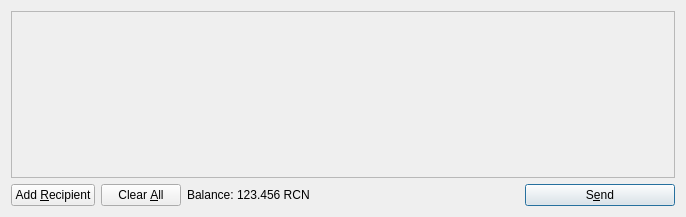
<?xml version="1.0" encoding="UTF-8"?>
<ui version="4.0">
 <class>SendCoinsDialog</class>
 <widget class="QDialog" name="SendCoinsDialog">
  <property name="geometry">
   <rect>
    <x>0</x>
    <y>0</y>
    <width>686</width>
    <height>217</height>
   </rect>
  </property>
  <property name="windowTitle">
   <string>Send Coins</string>
  </property>
  <layout class="QVBoxLayout" name="verticalLayout">
   <item>
    <widget class="QScrollArea" name="scrollArea">
     <property name="widgetResizable">
      <bool>true</bool>
     </property>
     <widget class="QWidget" name="scrollAreaWidgetContents">
      <property name="geometry">
       <rect>
        <x>0</x>
        <y>0</y>
        <width>666</width>
        <height>165</height>
       </rect>
      </property>
      <layout class="QVBoxLayout" name="verticalLayout_2">
       <property name="margin">
        <number>0</number>
       </property>
       <item>
        <layout class="QVBoxLayout" name="entries">
         <property name="spacing">
          <number>6</number>
         </property>
        </layout>
       </item>
       <item>
        <spacer name="verticalSpacer">
         <property name="orientation">
          <enum>Qt::Vertical</enum>
         </property>
         <property name="sizeHint" stdset="0">
          <size>
           <width>20</width>
           <height>40</height>
          </size>
         </property>
        </spacer>
       </item>
      </layout>
     </widget>
    </widget>
   </item>
   <item>
    <layout class="QHBoxLayout" name="horizontalLayout">
     <item>
      <widget class="QPushButton" name="addButton">
       <property name="toolTip">
        <string>Send to multiple recipients at once</string>
       </property>
       <property name="text">
        <string>Add &amp;Recipient</string>
       </property>
       <property name="icon">
        <iconset resource="../bitcoin.qrc">
         <normaloff>:/icons/add</normaloff>:/icons/add</iconset>
       </property>
       <property name="autoDefault">
        <bool>false</bool>
       </property>
      </widget>
     </item>
     <item>
      <widget class="QPushButton" name="clearButton">
       <property name="sizePolicy">
        <sizepolicy hsizetype="Minimum" vsizetype="Fixed">
         <horstretch>0</horstretch>
         <verstretch>0</verstretch>
        </sizepolicy>
       </property>
       <property name="toolTip">
        <string>Remove all transaction fields</string>
       </property>
       <property name="text">
        <string>Clear &amp;All</string>
       </property>
       <property name="icon">
        <iconset resource="../bitcoin.qrc">
         <normaloff>:/icons/remove</normaloff>:/icons/remove</iconset>
       </property>
       <property name="autoRepeatDelay">
        <number>300</number>
       </property>
       <property name="autoDefault">
        <bool>false</bool>
       </property>
      </widget>
     </item>
     <item>
      <layout class="QHBoxLayout" name="horizontalLayout_2">
       <property name="spacing">
        <number>3</number>
       </property>
       <item>
        <widget class="QLabel" name="label">
         <property name="text">
          <string>Balance:</string>
         </property>
        </widget>
       </item>
       <item>
        <widget class="QLabel" name="labelBalance">
         <property name="cursor">
          <cursorShape>IBeamCursor</cursorShape>
         </property>
         <property name="text">
          <string>123.456 RCN</string>
         </property>
         <property name="textInteractionFlags">
          <set>Qt::LinksAccessibleByMouse|Qt::TextSelectableByKeyboard|Qt::TextSelectableByMouse</set>
         </property>
        </widget>
       </item>
      </layout>
     </item>
     <item>
      <spacer name="horizontalSpacer">
       <property name="orientation">
        <enum>Qt::Horizontal</enum>
       </property>
       <property name="sizeHint" stdset="0">
        <size>
         <width>40</width>
         <height>20</height>
        </size>
       </property>
      </spacer>
     </item>
     <item>
      <widget class="QPushButton" name="sendButton">
       <property name="minimumSize">
        <size>
         <width>150</width>
         <height>0</height>
        </size>
       </property>
       <property name="toolTip">
        <string>Confirm the send action</string>
       </property>
       <property name="text">
        <string>S&amp;end</string>
       </property>
       <property name="icon">
        <iconset resource="../bitcoin.qrc">
         <normaloff>:/icons/send</normaloff>:/icons/send</iconset>
       </property>
       <property name="default">
        <bool>true</bool>
       </property>
      </widget>
     </item>
    </layout>
   </item>
  </layout>
 </widget>
 <resources>
  <include location="../bitcoin.qrc"/>
 </resources>
 <connections/>
</ui>
